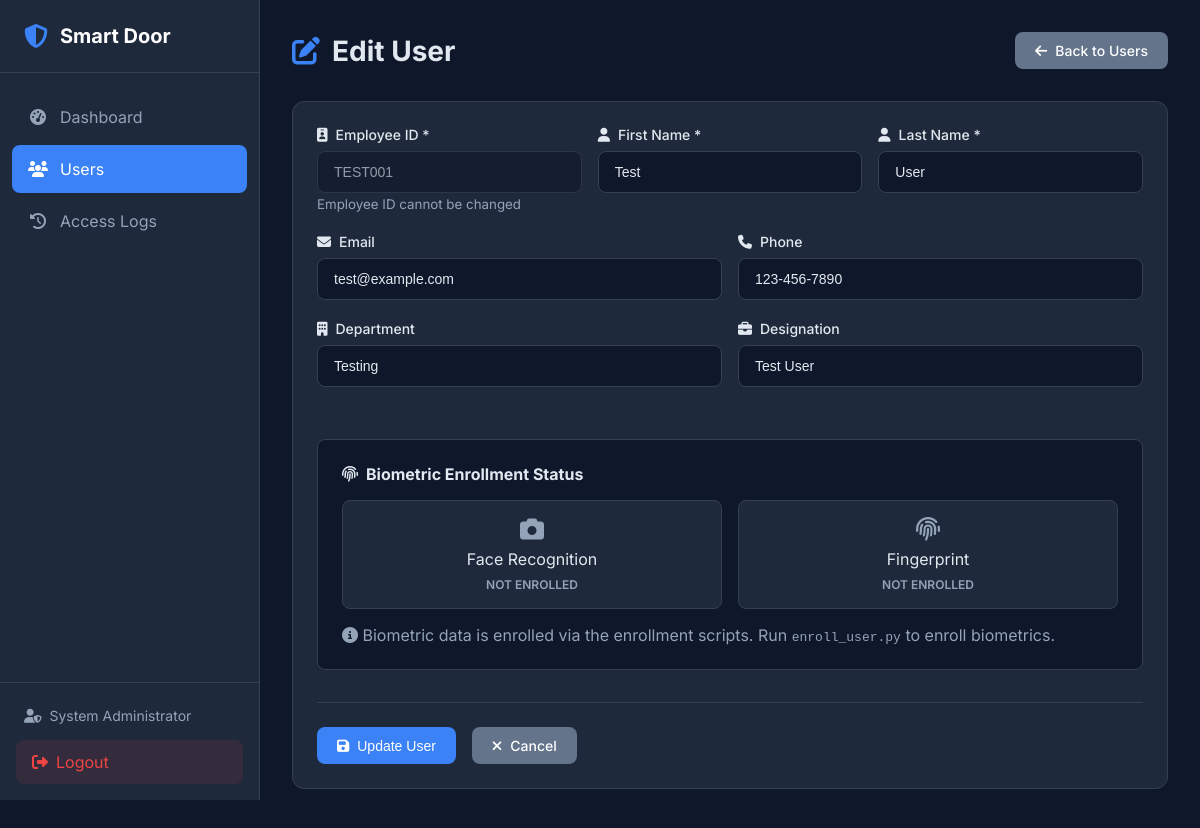
Screenshot of /users/edit/2 (signed in) with the database file from the repository.
### tables this page shows
CREATE TABLE admin (
    id INTEGER PRIMARY KEY AUTOINCREMENT,
    username VARCHAR(50) UNIQUE NOT NULL,
    password_hash VARCHAR(255) NOT NULL,
    email VARCHAR(100) UNIQUE NOT NULL,
    full_name VARCHAR(100) NOT NULL,
    is_active BOOLEAN DEFAULT 1,
    login_attempts INTEGER DEFAULT 0,
    locked_until DATETIME NULL,
    created_at DATETIME DEFAULT CURRENT_TIMESTAMP,
    updated_at DATETIME DEFAULT CURRENT_TIMESTAMP,
    last_login DATETIME NULL
);

CREATE TABLE users (
    id INTEGER PRIMARY KEY AUTOINCREMENT,
    employee_id VARCHAR(50) UNIQUE NOT NULL,
    first_name VARCHAR(50) NOT NULL,
    last_name VARCHAR(50) NOT NULL,
    email VARCHAR(100) UNIQUE,
    phone VARCHAR(20),
    department VARCHAR(100),
    designation VARCHAR(100),
    is_active BOOLEAN DEFAULT 1,
    face_enrolled BOOLEAN DEFAULT 0,
    fingerprint_enrolled BOOLEAN DEFAULT 0,
    created_at DATETIME DEFAULT CURRENT_TIMESTAMP,
    updated_at DATETIME DEFAULT CURRENT_TIMESTAMP,
    created_by INTEGER,
    FOREIGN KEY (created_by) REFERENCES admin(id)
);

### web/app.py (the view, shortened to what this page needs)
@app.route('/users/edit/<int:user_id>', methods=['GET', 'POST'])
@login_required
def edit_user(user_id):
    user = user_repo.get_by_id(user_id)
    if not user:
        flash('User not found.', 'error')
        return redirect(url_for('users'))
    return render_template('user_form.html', user=user, action='edit')

### database/db_manager.py (called while the page is built, shortened)
    def _get_connection(self) -> sqlite3.Connection:
        return self._local.connection

    def execute(self, query: str, params: tuple = ()) -> sqlite3.Cursor:
        conn = self._get_connection()
        cursor = conn.cursor()
        cursor.execute(query, params)
        return cursor

    def get_by_id(self, admin_id: int) -> Optional[Dict]:
        cursor = self.db.execute(
            "SELECT * FROM admin WHERE id = ?",
            (admin_id,)
        )
        row = cursor.fetchone()
        return dict(row) if row else None

    def get_by_id(self, user_id: int) -> Optional[Dict]:
        cursor = self.db.execute("SELECT * FROM users WHERE id = ?", (user_id,))
        row = cursor.fetchone()
        return dict(row) if row else None

### web/app.py (called while the page is built)
def login_required(f):
    @wraps(f)
    def decorated_function(*args, **kwargs):
        if 'admin_id' not in session:
            flash('Please log in to access this page.', 'warning')
            return redirect(url_for('login'))
        admin = admin_repo.get_by_id(session['admin_id'])
        if not admin or not admin.get('is_active', False):
            session.clear()
            flash('Your session has expired.', 'warning')
            return redirect(url_for('login'))
        g.admin = admin
        return f(*args, **kwargs)
    return decorated_function

### web/templates/user_form.html (shortened to what this page needs)
{% extends "base.html" %}
{% block content %}
<div class="page-header">
    <h1>
        <i class="fas fa-{{ 'edit' if user else 'user-plus' }}"></i>
        {{ 'Edit User' if user else 'Add New User' }}
    </h1>
    <a href="{{ url_for('users') }}" class="btn btn-secondary">
        <i class="fas fa-arrow-left"></i> Back to Users
    </a>
</div>
<div class="card">
    <div class="card-body">
        <form method="POST" class="user-form">
            <div class="form-row">
                <div class="form-group">
                    <label for="employee_id">
                        <i class="fas fa-id-badge"></i>
                        Employee ID *
                    </label>
                    <input type="text" id="employee_id" name="employee_id" required
                           value="{{ user.employee_id if user else '' }}"
                           {% if user %}readonly{% endif %}
                           placeholder="e.g., EMP001">
                    {% if user %}
                    <small class="text-muted">Employee ID cannot be changed</small>
                    {% endif %}
                </div>
                <div class="form-group">
                    <label for="first_name">
                        <i class="fas fa-user"></i>
                        First Name *
                    </label>
                    <input type="text" id="first_name" name="first_name" required
                           value="{{ user.first_name if user else '' }}"
                           placeholder="First name">
                </div>
                <div class="form-group">
                    <label for="last_name">
                        <i class="fas fa-user"></i>
                        Last Name *
                    </label>
                    <input type="text" id="last_name" name="last_name" required
                           value="{{ user.last_name if user else '' }}"
                           placeholder="Last name">
                </div>
            </div>
            <div class="form-row">
                <div class="form-group">
                    <label for="email">
                        <i class="fas fa-envelope"></i>
                        Email
                    </label>
                    <input type="email" id="email" name="email"
                           value="{{ user.email if user else '' }}"
                           placeholder="email@example.com">
                </div>
                <div class="form-group">
                    <label for="phone">
                        <i class="fas fa-phone"></i>
                        Phone
                    </label>
                    <input type="tel" id="phone" name="phone"
                           value="{{ user.phone if user else '' }}"
                           placeholder="+1 234 567 8900">
                </div>
            </div>
            <div class="form-row">
                <div class="form-group">
                    <label for="department">
                        <i class="fas fa-building"></i>
                        Department
                    </label>
                    <input type="text" id="department" name="department"
                           value="{{ user.department if user else '' }}"
                           placeholder="e.g., Engineering">
                </div>
                <div class="form-group">
                    <label for="designation">
                        <i class="fas fa-briefcase"></i>
                        Designation
                    </label>
                    <input type="text" id="designation" name="designation"
                           value="{{ user.designation if user else '' }}"
                           placeholder="e.g., Software Engineer">
                </div>
            </div>
            {% if user %}
            <div class="enrollment-info">
                <h3><i class="fas fa-fingerprint"></i> Biometric Enrollment Status</h3>
                <div class="enrollment-cards">
                    <div class="enrollment-card {{ 'enrolled' if user.face_enrolled else '' }}">
                        <i class="fas fa-camera"></i>
                        <span>Face Recognition</span>
                        <span class="status">{{ 'Enrolled' if user.face_enrolled else 'Not Enrolled' }}</span>
                    </div>
                    <div class="enrollment-card {{ 'enrolled' if user.fingerprint_enrolled else '' }}">
                        <i class="fas fa-fingerprint"></i>
                        <span>Fingerprint</span>
                        <span class="status">{{ 'Enrolled' if user.fingerprint_enrolled else 'Not Enrolled' }}</span>
                    </div>
                </div>
                <p class="text-muted">
                    <i class="fas fa-info-circle"></i>
                    Biometric data is enrolled via the enrollment scripts. Run <code>enroll_user.py</code> to enroll biometrics.
                </p>
            </div>
            {% endif %}
            <div class="form-actions">
                <button type="submit" class="btn btn-primary">
                    <i class="fas fa-save"></i>
                    {{ 'Update User' if user else 'Create User' }}
                </button>
                <a href="{{ url_for('users') }}" class="btn btn-secondary">
                    <i class="fas fa-times"></i>
                    Cancel
                </a>
            </div>
        </form>
    </div>
</div>
{% endblock %}

### web/templates/base.html (shortened to what this page needs)
<!DOCTYPE html>
<html lang="en">
<head>
    <link rel="stylesheet" href="{{ url_for('static', filename='css/style.css') }}">
    <link rel="stylesheet" href="https://cdnjs.cloudflare.com/ajax/libs/font-awesome/6.4.0/css/all.min.css">
</head>
<body>
    {% if session.get('admin_id') %}
    <nav class="sidebar">
        <div class="sidebar-header">
            <i class="fas fa-shield-alt"></i>
            <span>Smart Door</span>
        </div>
        <ul class="nav-menu">
            <li class="nav-item">
                <a href="{{ url_for('dashboard') }}" class="nav-link {% if request.endpoint == 'dashboard' %}active{% endif %}">
                    <i class="fas fa-tachometer-alt"></i>
                    <span>Dashboard</span>
                </a>
            </li>
            <li class="nav-item">
                <a href="{{ url_for('users') }}" class="nav-link {% if 'user' in request.endpoint %}active{% endif %}">
                    <i class="fas fa-users"></i>
                    <span>Users</span>
                </a>
            </li>
            <li class="nav-item">
                <a href="{{ url_for('logs') }}" class="nav-link {% if request.endpoint == 'logs' %}active{% endif %}">
                    <i class="fas fa-history"></i>
                    <span>Access Logs</span>
                </a>
            </li>
        </ul>
        <div class="sidebar-footer">
            <div class="admin-info">
                <i class="fas fa-user-shield"></i>
                <span>{{ session.get('admin_name', 'Admin') }}</span>
            </div>
            <a href="{{ url_for('logout') }}" class="logout-btn">
                <i class="fas fa-sign-out-alt"></i>
                <span>Logout</span>
            </a>
        </div>
    </nav>
    {% endif %}
    <main class="main-content {% if not session.get('admin_id') %}full-width{% endif %}">
        {% block content %}{% endblock %}
    </main>
</body>
</html>

### web/static/css/style.css (style rules this page uses)
:root { --primary: #3b82f6; --primary-dark: #2563eb; --secondary: #64748b; --success: #22c55e; --danger: #ef4444; --warning: #f59e0b; --info: #06b6d4; --dark: #1e293b; --darker: #0f172a; --light: #f1f5f9; --white: #ffffff; --border: #334155; --text: #e2e8f0; --text-muted: #94a3b8; --sidebar-width: 260px; }
* { margin: 0; padding: 0; box-sizing: border-box; }
body { font-family: 'Inter', -apple-system, BlinkMacSystemFont, sans-serif; background-color: var(--darker); color: var(--text); min-height: 100vh; display: flex; }
a { text-decoration: none; color: inherit; }
.sidebar { width: var(--sidebar-width); height: 100vh; background: var(--dark); position: fixed; left: 0; top: 0; display: flex; flex-direction: column; border-right: 1px solid var(--border); }
.sidebar-header { padding: 1.5rem; display: flex; align-items: center; gap: 0.75rem; border-bottom: 1px solid var(--border); }
.sidebar-header i { font-size: 1.5rem; color: var(--primary); }
.sidebar-header span { font-size: 1.25rem; font-weight: 700; color: var(--white); }
.nav-menu { list-style: none; padding: 1rem 0; flex: 1; }
.nav-item { margin: 0.25rem 0.75rem; }
.nav-link { display: flex; align-items: center; gap: 0.75rem; padding: 0.875rem 1rem; border-radius: 0.5rem; transition: all 0.2s; color: var(--text-muted); }
.nav-link.active { background: var(--primary); color: var(--white); }
.nav-link i { width: 1.25rem; text-align: center; }
.sidebar-footer { padding: 1rem; border-top: 1px solid var(--border); }
.admin-info { display: flex; align-items: center; gap: 0.5rem; padding: 0.5rem; font-size: 0.875rem; color: var(--text-muted); margin-bottom: 0.5rem; }
.logout-btn { display: flex; align-items: center; gap: 0.5rem; padding: 0.75rem 1rem; background: rgba(239, 68, 68, 0.1); color: var(--danger); border-radius: 0.5rem; transition: all 0.2s; }
.main-content { flex: 1; margin-left: var(--sidebar-width); padding: 2rem; min-height: 100vh; }
.page-header { display: flex; justify-content: space-between; align-items: center; margin-bottom: 2rem; }
.page-header h1 { font-size: 1.75rem; font-weight: 700; display: flex; align-items: center; gap: 0.75rem; }
.page-header h1 i { color: var(--primary); }
.card { background: var(--dark); border-radius: 0.75rem; border: 1px solid var(--border); margin-bottom: 1.5rem; }
.card-body { padding: 1.5rem; }
.btn { display: inline-flex; align-items: center; gap: 0.5rem; padding: 0.625rem 1.25rem; border-radius: 0.5rem; font-weight: 500; font-size: 0.875rem; border: none; cursor: pointer; transition: all 0.2s; }
.btn-primary { background: var(--primary); color: var(--white); }
.btn-secondary { background: var(--secondary); color: var(--white); }
.form-group { margin-bottom: 1.25rem; }
.form-group label { display: flex; align-items: center; gap: 0.5rem; margin-bottom: 0.5rem; font-weight: 500; font-size: 0.875rem; color: var(--text); }
.form-group input, .form-group select, .form-group textarea { width: 100%; padding: 0.75rem 1rem; background: var(--darker); border: 1px solid var(--border); border-radius: 0.5rem; color: var(--text); font-size: 0.875rem; transition: all 0.2s; }
.form-group input::placeholder { color: var(--text-muted); }
.form-group input[readonly] { opacity: 0.6; cursor: not-allowed; }
.form-row { display: grid; grid-template-columns: repeat(auto-fit, minmax(200px, 1fr)); gap: 1rem; }
.form-actions { display: flex; gap: 1rem; margin-top: 2rem; padding-top: 1.5rem; border-top: 1px solid var(--border); }
.text-muted { color: var(--text-muted); }
.enrollment-info { margin-top: 2rem; padding: 1.5rem; background: var(--darker); border-radius: 0.5rem; border: 1px solid var(--border); }
.enrollment-info h3 { font-size: 1rem; margin-bottom: 1rem; display: flex; align-items: center; gap: 0.5rem; }
.enrollment-cards { display: flex; gap: 1rem; margin-bottom: 1rem; }
.enrollment-card { flex: 1; padding: 1rem; background: var(--dark); border-radius: 0.5rem; border: 1px solid var(--border); display: flex; flex-direction: column; align-items: center; gap: 0.5rem; transition: all 0.2s; }
.enrollment-card i { font-size: 1.5rem; color: var(--text-muted); transition: all 0.2s; }
.enrollment-card .status { font-size: 0.75rem; color: var(--text-muted); font-weight: 600; text-transform: uppercase; }

### rows the page displays
admin: get "System Administrator"
users: employee_id "TEST001", first_name "Test", last_name "User", email "test@example.com", phone "123-456-7890", department "Testing", designation "Test User", face_enrolled "NOT ENROLLED", fingerprint_enrolled "NOT ENROLLED"

### other values shown
{{ 'Edit User' if user else 'Add New User' }} "Edit User"
{{ 'Update User' if user else 'Create User' }} "Update User"
